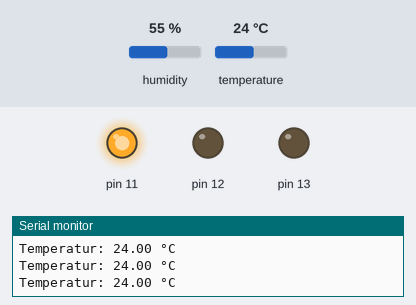
Bench run of a sketch on a simulated Arduino Uno, built with avr-gcc and run on an emulated ATmega328P. Parts: output pins drawn as LEDs (lit = HIGH), the last lines printed to the serial monitor. The test bench sets the inputs (shaded band); at power-on: temperature 24 °C, humidity 55 %.

Above: at 2.8 s.
2.9 s: temperature set to 28 °C
At 4.9 s:
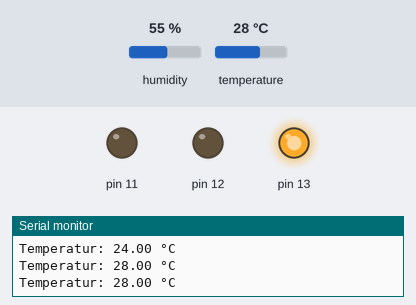
5.6 s: temperature set to 12 °C
At 7.3 s:
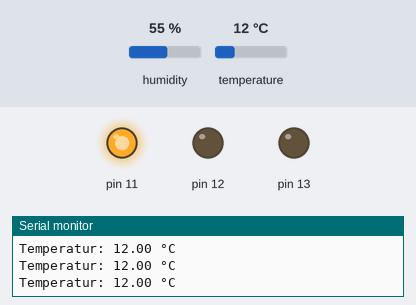
11.6 s: temperature set to 33 °C
At 13.5 s:
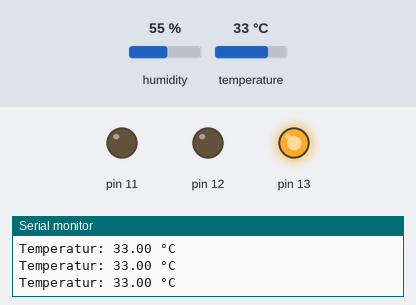
Timing chart, 0 to 15.0 s (numbered marks = the images above; inputs shaded):
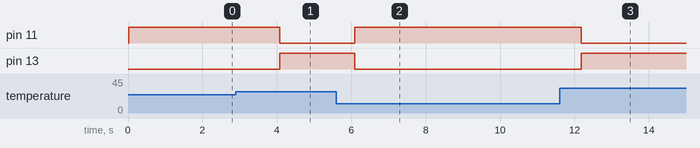

Measured:
- after the input at 2.9 s, pin 11: HIGH → LOW after 1.2 s; pin 13: LOW → HIGH after 1.2 s
- after the input at 5.6 s, pin 11: LOW → HIGH after 0.50 s; pin 13: HIGH → LOW after 0.50 s
- after the input at 11.6 s, pin 11: HIGH → LOW after 0.58 s; pin 13: LOW → HIGH after 0.58 s

The sketch:

Temperatursensor.ino
```cpp
#include <DHT.h>

#define DHTPIN 2
#define DHTTYPE DHT11

DHT dht(DHTPIN, DHTTYPE);

float warnTemp = 25.0;
float badTemp = 26.0;

void setup()
{
  pinMode(13, OUTPUT);
  pinMode(12, OUTPUT);
  pinMode(11, OUTPUT);

  Serial.begin(9600);
  dht.begin();
}

void loop()
{
  float currentTemp = dht.readTemperature();

  Serial.print("Temperatur: ");
  Serial.print(currentTemp);
  Serial.println(" °C");

  if (currentTemp > badTemp)
  {
    digitalWrite(13, HIGH);
    digitalWrite(12, LOW);
    digitalWrite(11, LOW);
  }
  else if (currentTemp > warnTemp)
  {
    digitalWrite(13, LOW);
    digitalWrite(12, HIGH);
    digitalWrite(11, LOW);
  }
  else
  {
    digitalWrite(13, LOW);
    digitalWrite(12, LOW);
    digitalWrite(11, HIGH);
  }

  delay(500);
}
```
